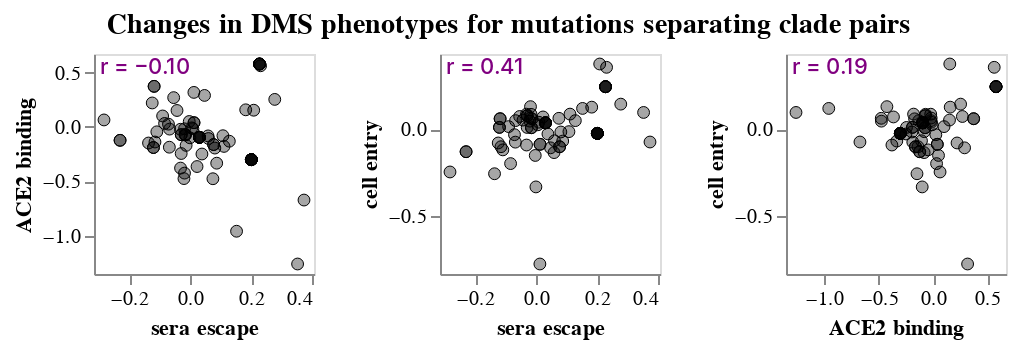

Here is the notebook cell this chart was saved with:
### Markdown cell above
## Phenotype change correlations among clade pairs
Plot correlations between changes in DMS phenotype between all clade pairs.

### Code cell
clade_selection = alt.selection_point(fields=["clade"], on="mouseover", empty=False)

phenotype_scatter_base = (
    alt.Chart(pango_pair_dms_growth_df)
    .add_params(clade_selection)
)

tooltips = [
    "clade",
    "parent",
    "date",
    "spike_new_muts",
    "nonspike_new_muts",
    *[
        alt.Tooltip(p, format=".0f")
        for p in ["change_in_growth_rate", "growth_rate", "parent_growth_rate"]
    ],
    "n_sequences",
    "parent_n_sequences",
]

phenotype_scatter_charts = []
for pheno1, pheno2 in itertools.combinations(phenotypes, 2):
    if split_by_rbd:
        if pheno1.split()[-1] != pheno2.split()[-1]:
            continue
    phenotype_scatter_points = (
        phenotype_scatter_base
        .encode(
            alt.X(pheno1, scale=alt.Scale(nice=False, padding=5)),
            y=alt.Y(pheno2, scale=alt.Scale(nice=False, padding=5)),
            tooltip=[
                *[alt.Tooltip(p, format=".2f") for p in phenotypes],
                *tooltips,
            ],
            size=alt.condition(clade_selection, alt.value(70), alt.value(35)),
            strokeWidth=alt.condition(clade_selection, alt.value(2), alt.value(0.5)),
            stroke=alt.condition(clade_selection, alt.value("red"), alt.value("black")),
        )
        .mark_circle(fill="black", strokeOpacity=1, fillOpacity=0.35)
    )
    phenotype_scatter_r = (
        phenotype_scatter_base
        .transform_regression(pheno1, pheno2, params=True)
        .transform_calculate(
            r=alt.expr.if_(
                alt.datum["coef"][1] >= 0,
                alt.expr.sqrt(alt.datum["rSquared"]),
                -alt.expr.sqrt(alt.datum["rSquared"]),
            ),
            label='"r = " + format(datum.r, ".2f")',
        )
        .mark_text(align="left", color="purple", fontWeight=500, fontSize=11, opacity=1)
        .encode(x=alt.value(3), y=alt.value(7), text=alt.Text("label:N"))
        .properties(width=110, height=110)
    )
    phenotype_scatter_charts.append(phenotype_scatter_points + phenotype_scatter_r)

phenotype_scatter_chart = (
    alt.vconcat(
        *[
            alt.hconcat(*phenotype_scatter_charts[row * len(phenotypes_basic): (row + 1) * len(phenotypes_basic)])
            for row in range(int(math.ceil(len(phenotypes) / len(phenotypes_basic))))
        ],
        spacing=9,
    )
    .configure_axis(grid=False)
    .properties(        
        title=alt.TitleParams(
            "Changes in DMS phenotypes for mutations separating clade pairs",
            anchor="middle",
            fontSize=14,
            dy=-3,
        ),
    )    
)

phenotype_scatter_chart

### Figure 1 — Vega-Lite specification as saved in the notebook (floating-point values rounded to 4 significant figures)
{"config": {"view": {"continuousWidth": 300, "continuousHeight": 300}, "axis": {"grid": false}}, "vconcat": [{"hconcat": [{"layer": [{"mark": {"type": "circle", "fill": "black", "fillOpacity": 0.35, "strokeOpacity": 1}, "encoding": {"size": {"condition": {"param": "param_1", "value": 70, "empty": false}, "value": 35}, "stroke": {"condition": {"param": "param_1", "value": "red", "empty": false}, "value": "black"}, "strokeWidth": {"condition": {"param": "param_1", "value": 2, "empty": false}, "value": 0.5}, "tooltip": [{"field": "sera escape", "format": ".2f", "type": "quantitative"}, {"field": "ACE2 binding", "format": ".2f", "type": "quantitative"}, {"field": "cell entry", "format": ".2f", "type": "quantitative"}, {"field": "clade", "type": "nominal"}, {"field": "parent", "type": "nominal"}, {"field": "date", "type": "nominal"}, {"field": "spike_new_muts", "type": "nominal"}, {"field": "nonspike_new_muts", "type": "nominal"}, {"field": "change_in_growth_rate", "format": ".0f", "type": "quantitative"}, {"field": "growth_rate", "format": ".0f", "type": "quantitative"}, {"field": "parent_growth_rate", "format": ".0f", "type": "quantitative"}, {"field": "n_sequences", "type": "quantitative"}, {"field": "parent_n_sequences", "type": "quantitative"}], "x": {"field": "sera escape", "scale": {"nice": false, "padding": 5}, "type": "quantitative"}, "y": {"field": "ACE2 binding", "scale": {"nice": false, "padding": 5}, "type": "quantitative"}}, "name": "view_1"}, {"mark": {"type": "text", "align": "left", "color": "purple", "fontSize": 11, "fontWeight": 500, "opacity": 1}, "encoding": {"text": {"field": "label", "type": "nominal"}, "x": {"value": 3}, "y": {"value": 7}}, "transform": [{"on": "sera escape", "regression": "ACE2 binding", "params": true}, {"calculate": "if((datum['coef'][1] >= 0),sqrt(datum['rSquared']),(-sqrt(datum['rSquared'])))", "as": "r"}, {"calculate": "\"r = \" + format(datum.r, \".2f\")", "as": "label"}]}], "height": 110, "width": 110}, {"layer": [{"mark": {"type": "circle", "fill": "black", "fillOpacity": 0.35, "strokeOpacity": 1}, "encoding": {"size": {"condition": {"param": "param_1", "value": 70, "empty": false}, "value": 35}, "stroke": {"condition": {"param": "param_1", "value": "red", "empty": false}, "value": "black"}, "strokeWidth": {"condition": {"param": "param_1", "value": 2, "empty": false}, "value": 0.5}, "tooltip": [{"field": "sera escape", "format": ".2f", "type": "quantitative"}, {"field": "ACE2 binding", "format": ".2f", "type": "quantitative"}, {"field": "cell entry", "format": ".2f", "type": "quantitative"}, {"field": "clade", "type": "nominal"}, {"field": "parent", "type": "nominal"}, {"field": "date", "type": "nominal"}, {"field": "spike_new_muts", "type": "nominal"}, {"field": "nonspike_new_muts", "type": "nominal"}, {"field": "change_in_growth_rate", "format": ".0f", "type": "quantitative"}, {"field": "growth_rate", "format": ".0f", "type": "quantitative"}, {"field": "parent_growth_rate", "format": ".0f", "type": "quantitative"}, {"field": "n_sequences", "type": "quantitative"}, {"field": "parent_n_sequences", "type": "quantitative"}], "x": {"field": "sera escape", "scale": {"nice": false, "padding": 5}, "type": "quantitative"}, "y": {"field": "cell entry", "scale": {"nice": false, "padding": 5}, "type": "quantitative"}}, "name": "view_2"}, {"mark": {"type": "text", "align": "left", "color": "purple", "fontSize": 11, "fontWeight": 500, "opacity": 1}, "encoding": {"text": {"field": "label", "type": "nominal"}, "x": {"value": 3}, "y": {"value": 7}}, "transform": [{"on": "sera escape", "regression": "cell entry", "params": true}, {"calculate": "if((datum['coef'][1] >= 0),sqrt(datum['rSquared']),(-sqrt(datum['rSquared'])))", "as": "r"}, {"calculate": "\"r = \" + format(datum.r, \".2f\")", "as": "label"}]}], "height": 110, "width": 110}, {"layer": [{"mark": {"type": "circle", "fill": "black", "fillOpacity": 0.35, "strokeOpacity": 1}, "encoding": {"size": {"condition": {"param": "param_1", "value": 70, "empty": false}, "value": 35}, "stroke": {"condition": {"param": "param_1", "value": "red", "empty": false}, "value": "black"}, "strokeWidth": {"condition": {"param": "param_1", "value": 2, "empty": false}, "value": 0.5}, "tooltip": [{"field": "sera escape", "format": ".2f", "type": "quantitative"}, {"field": "ACE2 binding", "format": ".2f", "type": "quantitative"}, {"field": "cell entry", "format": ".2f", "type": "quantitative"}, {"field": "clade", "type": "nominal"}, {"field": "parent", "type": "nominal"}, {"field": "date", "type": "nominal"}, {"field": "spike_new_muts", "type": "nominal"}, {"field": "nonspike_new_muts", "type": "nominal"}, {"field": "change_in_growth_rate", "format": ".0f", "type": "quantitative"}, {"field": "growth_rate", "format": ".0f", "type": "quantitative"}, {"field": "parent_growth_rate", "format": ".0f", "type": "quantitative"}, {"field": "n_sequences", "type": "quantitative"}, {"field": "parent_n_sequences", "type": "quantitative"}], "x": {"field": "ACE2 binding", "scale": {"nice": false, "padding": 5}, "type": "quantitative"}, "y": {"field": "cell entry", "scale": {"nice": false, "padding": 5}, "type": "quantitative"}}, "name": "view_3"}, {"mark": {"type": "text", "align": "left", "color": "purple", "fontSize": 11, "fontWeight": 500, "opacity": 1}, "encoding": {"text": {"field": "label", "type": "nominal"}, "x": {"value": 3}, "y": {"value": 7}}, "transform": [{"on": "ACE2 binding", "regression": "cell entry", "params": true}, {"calculate": "if((datum['coef'][1] >= 0),sqrt(datum['rSquared']),(-sqrt(datum['rSquared'])))", "as": "r"}, {"calculate": "\"r = \" + format(datum.r, \".2f\")", "as": "label"}]}], "height": 110, "width": 110}]}], "data": {"name": "data-52af0a485ec7700e1208a06d1fb857a3"}, "params": [{"name": "param_1", "select": {"type": "point", "fields": ["clade"], "on": "mouseover"}, "views": ["view_1", "view_2", "view_3"]}], "spacing": 9, "title": {"text": "Changes in DMS phenotypes for mutations separating clade pairs", "anchor": "middle", "dy": -3, "fontSize": 14}, "$schema": "https://vega.github.io/schema/vega-lite/v5.8.0.json", "datasets": {"data-52af0a485ec7700e1208a06d1fb857a3": [{"clade": "XBB.1", "parent": "XBB", "date": "2022-10-03", "n_new_spike_muts": 1, "spike_new_muts": "G252V", "nonspike_new_muts": "", "growth_rate": 1.205, "n_sequences": 17510, "parent_growth_rate": -0.9367, "parent_n_sequences": 1650, "change_in_growth_rate": 2.141, "sera escape": -0.0716, "ACE2 binding": 0.02517, "cell entry": -0.03082}, {"clade": "XBB.2", "parent": "XBB", "date": "2022-10-15", "n_new_spike_muts": 1, "spike_new_muts": "D253G", "nonspike_new_muts": "", "growth_rate": 0.2068, "n_sequences": 1353, "parent_growth_rate": -0.9367, "parent_n_sequences": 1650, "change_in_growth_rate": 1.144, "sera escape": -0.2303, "ACE2 binding": -0.1234, "cell entry": -0.1294}, {"clade": "XBB.1.4", "parent": "XBB.1", "date": "2022-11-06", "n_new_spike_muts": 1, "spike_new_muts": "T883I", "nonspike_new_muts": "ORF8:G8*", "growth_rate": 5.168, "n_sequences": 519, "parent_growth_rate": 1.205, "parent_n_sequences": 17510, "change_in_growth_rate": 3.964, "sera escape": 0.07632, "ACE2 binding": -0.1625, "cell entry": -0.1008}, {"clade": "XBB.1.5", "parent": "XBB.1", "date": "2022-11-08", "n_new_spike_muts": 1, "spike_new_muts": "S486P", "nonspike_new_muts": "ORF8:G8*", "growth_rate": 25.31, "n_sequences": 156404, "parent_growth_rate": 1.205, "parent_n_sequences": 17510, "change_in_growth_rate": 24.1, "sera escape": 0.2269, "ACE2 binding": 0.5783, "cell entry": 0.247}, {"clade": "XBB.1.16", "parent": "XBB.1", "date": "2023-03-05", "n_new_spike_muts": 3, "spike_new_muts": "K478R; S486P; E180V", "nonspike_new_muts": "ORF1a:L3829F; ORF1b:D1746Y; ORF8:G8*; ORF9b:I5T; ORF9b:N55S", "growth_rate": 40.14, "n_sequences": 25010, "parent_growth_rate": 1.205, "parent_n_sequences": 17510, "change_in_growth_rate": 38.94, "sera escape": 0.2303, "ACE2 binding": 0.5619, "cell entry": 0.3594}, {"clade": "XBB.1.22", "parent": "XBB.1", "date": "2023-03-19", "n_new_spike_muts": 1, "spike_new_muts": "S486P", "nonspike_new_muts": "ORF8:G8*; ORF9b:I5T", "growth_rate": 41.14, "n_sequences": 417, "parent_growth_rate": 1.205, "parent_n_sequences": 17510, "change_in_growth_rate": 39.94, "sera escape": 0.2269, "ACE2 binding": 0.5783, "cell entry": 0.247}, {"clade": "XBB.1.42", "parent": "XBB.1", "date": "2023-05-31", "n_new_spike_muts": 2, "spike_new_muts": "S486P; Q613H", "nonspike_new_muts": "ORF1a:T4175I; ORF8:G8*; ORF9b:I5T", "growth_rate": 41.4, "n_sequences": 447, "parent_growth_rate": 1.205, "parent_n_sequences": 17510, "change_in_growth_rate": 40.2, "sera escape": 0.2078, "ACE2 binding": 0.1534, "cell entry": 0.3785}, {"clade": "XBB.1.4.1", "parent": "XBB.1.4", "date": "2022-11-25", "n_new_spike_muts": 1, "spike_new_muts": "S673G", "nonspike_new_muts": "", "growth_rate": 3.376, "n_sequences": 1455, "parent_growth_rate": 5.168, "parent_n_sequences": 519, "change_in_growth_rate": -1.792, "sera escape": 0.01171, "ACE2 binding": 0.3172, "cell entry": -0.7797}, {"clade": "XBB.1.5.1", "parent": "XBB.1.5", "date": "2023-01-28", "n_new_spike_muts": 1, "spike_new_muts": "T573I", "nonspike_new_muts": "", "growth_rate": 29.25, "n_sequences": 3285, "parent_growth_rate": 25.31, "parent_n_sequences": 156404, "change_in_growth_rate": 3.938, "sera escape": -0.02976, "ACE2 binding": -0.07144, "cell entry": 0.07914}, {"clade": "XBB.1.5.2", "parent": "XBB.1.5", "date": "2023-01-29", "n_new_spike_muts": 2, "spike_new_muts": "K147I; T284I", "nonspike_new_muts": "", "growth_rate": 27.32, "n_sequences": 975, "parent_growth_rate": 25.31, "parent_n_sequences": 156404, "change_in_growth_rate": 2.008, "sera escape": -0.02996, "ACE2 binding": -0.2448, "cell entry": 0.01103}, {"clade": "XBB.1.5.4", "parent": "XBB.1.5", "date": "2023-02-10", "n_new_spike_muts": 1, "spike_new_muts": "T883I", "nonspike_new_muts": "", "growth_rate": 29.9, "n_sequences": 2023, "parent_growth_rate": 25.31, "parent_n_sequences": 156404, "change_in_growth_rate": 4.592, "sera escape": 0.07632, "ACE2 binding": -0.1625, "cell entry": -0.1008}, {"clade": "XBB.1.5.5", "parent": "XBB.1.5", "date": "2023-02-10", "n_new_spike_muts": 1, "spike_new_muts": "K1181I", "nonspike_new_muts": "ORF1a:S2246L", "growth_rate": 29.69, "n_sequences": 1054, "parent_growth_rate": 25.31, "parent_n_sequences": 156404, "change_in_growth_rate": 4.385, "sera escape": -0.003512, "ACE2 binding": 0.04976, "cell entry": -0.1511}, {"clade": "XBB.1.5.10", "parent": "XBB.1.5", "date": "2023-02-10", "n_new_spike_muts": 1, "spike_new_muts": "F456L", "nonspike_new_muts": "ORF1b:A1643V", "growth_rate": 37.89, "n_sequences": 2176, "parent_growth_rate": 25.31, "parent_n_sequences": 156404, "change_in_growth_rate": 12.58, "sera escape": 0.2001, "ACE2 binding": -0.3013, "cell entry": -0.02328}, {"clade": "XBB.1.5.12", "parent": "XBB.1.5", "date": "2023-02-19", "n_new_spike_muts": 1, "spike_new_muts": "T323I", "nonspike_new_muts": "", "growth_rate": 28.78, "n_sequences": 2303, "parent_growth_rate": 25.31, "parent_n_sequences": 156404, "change_in_growth_rate": 3.467, "sera escape": -0.137, "ACE2 binding": -0.1482, "cell entry": -0.257}, {"clade": "XBB.1.5.25", "parent": "XBB.1.5", "date": "2023-03-18", "n_new_spike_muts": 1, "spike_new_muts": "K97T", "nonspike_new_muts": "", "growth_rate": 25.8, "n_sequences": 661, "parent_growth_rate": 25.31, "parent_n_sequences": 156404, "change_in_growth_rate": 0.4916, "sera escape": 0.1069, "ACE2 binding": -0.08113, "cell entry": -0.01326}, {"clade": "XBB.1.5.28", "parent": "XBB.1.5", "date": "2023-03-22", "n_new_spike_muts": 1, "spike_new_muts": "K478R", "nonspike_new_muts": "", "growth_rate": 35.07, "n_sequences": 761, "parent_growth_rate": 25.31, "parent_n_sequences": 156404, "change_in_growth_rate": 9.764, "sera escape": 0.02994, "ACE2 binding": -0.09573, "cell entry": 0.03784}, {"clade": "XBB.1.5.30", "parent": "XBB.1.5", "date": "2023-03-22", "n_new_spike_muts": 1, "spike_new_muts": "A348T", "nonspike_new_muts": "", "growth_rate": 30.41, "n_sequences": 808, "parent_growth_rate": 25.31, "parent_n_sequences": 156404, "change_in_growth_rate": 5.101, "sera escape": 0.008368, "ACE2 binding": -0.01643, "cell entry": 0.04135}, {"clade": "XBB.1.5.35", "parent": "XBB.1.5", "date": "2023-03-24", "n_new_spike_muts": 1, "spike_new_muts": "N978S", "nonspike_new_muts": "", "growth_rate": 28.96, "n_sequences": 1292, "parent_growth_rate": 25.31, "parent_n_sequences": 156404, "change_in_growth_rate": 3.653, "sera escape": -0.1159, "ACE2 binding": -0.1391, "cell entry": -0.1005}, {"clade": "XBB.1.5.37", "parent": "XBB.1.5", "date": "2023-03-27", "n_new_spike_muts": 1, "spike_new_muts": "K1045R", "nonspike_new_muts": "", "growth_rate": 33.53, "n_sequences": 3551, "parent_growth_rate": 25.31, "parent_n_sequences": 156404, "change_in_growth_rate": 8.224, "sera escape": 0.05959, "ACE2 binding": -0.1069, "cell entry": -0.06603}, {"clade": "XBB.1.5.50", "parent": "XBB.1.5", "date": "2023-04-26", "n_new_spike_muts": 1, "spike_new_muts": "P621S", "nonspike_new_muts": "N:T49I; ORF1a:A2097V", "growth_rate": 29.06, "n_sequences": 591, "parent_growth_rate": 25.31, "parent_n_sequences": 156404, "change_in_growth_rate": 3.755, "sera escape": -0.1209, "ACE2 binding": -0.1898, "cell entry": 0.01162}, {"clade": "XBB.1.5.56", "parent": "XBB.1.5", "date": "2023-05-05", "n_new_spike_muts": 1, "spike_new_muts": "A852S", "nonspike_new_muts": "", "growth_rate": 27.85, "n_sequences": 537, "parent_growth_rate": 25.31, "parent_n_sequences": 156404, "change_in_growth_rate": 2.538, "sera escape": -0.1249, "ACE2 binding": 0.2201, "cell entry": -0.0788}, {"clade": "XBB.1.5.59", "parent": "XBB.1.5", "date": "2023-05-06", "n_new_spike_muts": 1, "spike_new_muts": "F456L", "nonspike_new_muts": "ORF1a:S2822P", "growth_rate": 39.84, "n_sequences": 719, "parent_growth_rate": 25.31, "parent_n_sequences": 156404, "change_in_growth_rate": 14.54, "sera escape": 0.2001, "ACE2 binding": -0.3013, "cell entry": -0.02328}, {"clade": "XBB.1.5.70", "parent": "XBB.1.5", "date": "2023-05-22", "n_new_spike_muts": 2, "spike_new_muts": "L455F; F456L", "nonspike_new_muts": "ORF1a:A4068S; ORF8:P38S", "growth_rate": 45.16, "n_sequences": 499, "parent_growth_rate": 25.31, "parent_n_sequences": 156404, "change_in_growth_rate": 19.85, "sera escape": 0.3517, "ACE2 binding": -1.261, "cell entry": 0.09792}, {"clade": "XBB.1.5.72", "parent": "XBB.1.5", "date": "2023-05-31", "n_new_spike_muts": 1, "spike_new_muts": "F456L", "nonspike_new_muts": "ORF1a:G445S", "growth_rate": 45.74, "n_sequences": 1477, "parent_growth_rate": 25.31, "parent_n_sequences": 156404, "change_in_growth_rate": 20.44, "sera escape": 0.2001, "ACE2 binding": -0.3013, "cell entry": -0.02328}, {"clade": "XBB.1.5.91", "parent": "XBB.1.5", "date": "2023-07-10", "n_new_spike_muts": 1, "spike_new_muts": "P621S", "nonspike_new_muts": "", "growth_rate": 28.66, "n_sequences": 657, "parent_growth_rate": 25.31, "parent_n_sequences": 156404, "change_in_growth_rate": 3.355, "sera escape": -0.1209, "ACE2 binding": -0.1898, "cell entry": 0.01162}, {"clade": "XBB.1.5.97", "parent": "XBB.1.5", "date": "2023-07-24", "n_new_spike_muts": 1, "spike_new_muts": "T941S", "nonspike_new_muts": "", "growth_rate": 31.39, "n_sequences": 409, "parent_growth_rate": 25.31, "parent_n_sequences": 156404, "change_in_growth_rate": 6.082, "sera escape": -0.01727, "ACE2 binding": -0.07001, "cell entry": 0.0871}, {"clade": "XBB.1.5.100", "parent": "XBB.1.5", "date": "2023-08-02", "n_new_spike_muts": 1, "spike_new_muts": "V1122M", "nonspike_new_muts": "", "growth_rate": 31.15, "n_sequences": 597, "parent_growth_rate": 25.31, "parent_n_sequences": 156404, "change_in_growth_rate": 5.838, "sera escape": 0.01212, "ACE2 binding": 0.03866, "cell entry": -0.08652}, {"clade": "EM.1", "parent": "XBB.1.5.7", "date": "2023-02-26", "n_new_spike_muts": 1, "spike_new_muts": "R214L", "nonspike_new_muts": "", "growth_rate": 24.58, "n_sequences": 598, "parent_growth_rate": 24.67, "parent_n_sequences": 6252, "change_in_growth_rate": -0.08633, "sera escape": 0.05816, "ACE2 binding": -0.08279, "cell entry": -0.1346}, {"clade": "EK.2", "parent": "XBB.1.5.13", "date": "2023-02-26", "n_new_spike_muts": 1, "spike_new_muts": "T259I", "nonspike_new_muts": "ORF1a:L3829F", "growth_rate": 25.84, "n_sequences": 403, "parent_growth_rate": 25.82, "parent_n_sequences": 6375, "change_in_growth_rate": 0.02014, "sera escape": -0.01375, "ACE2 binding": -0.1702, "cell entry": 0.06108}, {"clade": "EL.1", "parent": "XBB.1.5.14", "date": "2023-02-21", "n_new_spike_muts": 1, "spike_new_muts": "Q675H", "nonspike_new_muts": "", "growth_rate": 27.61, "n_sequences": 1201, "parent_growth_rate": 24.5, "parent_n_sequences": 911, "change_in_growth_rate": 3.102, "sera escape": -0.001338, "ACE2 binding": -0.1003, "cell entry": -0.3333}, {"clade": "FD.2", "parent": "XBB.1.5.15", "date": "2023-03-27", "n_new_spike_muts": 1, "spike_new_muts": "Q146K", "nonspike_new_muts": "ORF1a:G519S", "growth_rate": 26.36, "n_sequences": 2569, "parent_growth_rate": 26.15, "parent_n_sequences": 4535, "change_in_growth_rate": 0.218, "sera escape": -0.06804, "ACE2 binding": -0.02033, "cell entry": 0.05065}, {"clade": "GF.1", "parent": "XBB.1.5.24", "date": "2023-05-23", "n_new_spike_muts": 1, "spike_new_muts": "E748V", "nonspike_new_muts": "", "growth_rate": 38.84, "n_sequences": 1193, "parent_growth_rate": 28.27, "parent_n_sequences": 3234, "change_in_growth_rate": 10.57, "sera escape": 0.07404, "ACE2 binding": -0.4767, "cell entry": 0.06399}, {"clade": "GB.1", "parent": "XBB.1.5.46", "date": "2023-05-06", "n_new_spike_muts": 1, "spike_new_muts": "L518V", "nonspike_new_muts": "ORF8:V62L; ORF9b:I5T", "growth_rate": 37.04, "n_sequences": 731, "parent_growth_rate": 26.77, "parent_n_sequences": 1594, "change_in_growth_rate": 10.27, "sera escape": 0.02201, "ACE2 binding": -0.3646, "cell entry": 0.07188}, {"clade": "HT.2", "parent": "XBB.1.5.49", "date": "2023-07-26", "n_new_spike_muts": 1, "spike_new_muts": "T51I", "nonspike_new_muts": "", "growth_rate": 33.02, "n_sequences": 528, "parent_growth_rate": 30.79, "parent_n_sequences": 3154, "change_in_growth_rate": 2.231, "sera escape": -0.01601, "ACE2 binding": -0.07416, "cell entry": 0.00951}, {"clade": "GK.1", "parent": "XBB.1.5.70", "date": "2023-06-06", "n_new_spike_muts": 1, "spike_new_muts": "S704L", "nonspike_new_muts": "ORF3a:T89I", "growth_rate": 49.44, "n_sequences": 652, "parent_growth_rate": 45.16, "parent_n_sequences": 499, "change_in_growth_rate": 4.28, "sera escape": -0.05457, "ACE2 binding": 0.2691, "cell entry": 0.07445}, {"clade": "GK.1.1", "parent": "GK.1", "date": "2023-07-13", "n_new_spike_muts": 1, "spike_new_muts": "T573I", "nonspike_new_muts": "", "growth_rate": 60.48, "n_sequences": 1205, "parent_growth_rate": 49.44, "parent_n_sequences": 652, "change_in_growth_rate": 11.04, "sera escape": -0.02976, "ACE2 binding": -0.07144, "cell entry": 0.07914}, {"clade": "GN.1", "parent": "XBB.1.5.73", "date": "2023-06-10", "n_new_spike_muts": 1, "spike_new_muts": "F456L", "nonspike_new_muts": "ORF1a:T3356I; ORF3a:G18V", "growth_rate": 47.77, "n_sequences": 513, "parent_growth_rate": 33.26, "parent_n_sequences": 1111, "change_in_growth_rate": 14.52, "sera escape": 0.2001, "ACE2 binding": -0.3013, "cell entry": -0.02328}, {"clade": "XBB.1.9.1", "parent": "XBB.1.9", "date": "2023-01-09", "n_new_spike_muts": 1, "spike_new_muts": "S486P", "nonspike_new_muts": "", "growth_rate": 33.18, "n_sequences": 14817, "parent_growth_rate": 8.708, "parent_n_sequences": 986, "change_in_growth_rate": 24.47, "sera escape": 0.2269, "ACE2 binding": 0.5783, "cell entry": 0.247}, {"clade": "XBB.1.9.2", "parent": "XBB.1.9", "date": "2023-02-03", "n_new_spike_muts": 1, "spike_new_muts": "S486P", "nonspike_new_muts": "", "growth_rate": 33.38, "n_sequences": 6967, "parent_growth_rate": 8.708, "parent_n_sequences": 986, "change_in_growth_rate": 24.67, "sera escape": 0.2269, "ACE2 binding": 0.5783, "cell entry": 0.247}, {"clade": "FL.1", "parent": "XBB.1.9.1", "date": "2023-04-04", "n_new_spike_muts": 1, "spike_new_muts": "A701V", "nonspike_new_muts": "ORF1a:G993S", "growth_rate": 35.02, "n_sequences": 639, "parent_growth_rate": 33.18, "parent_n_sequences": 14817, "change_in_growth_rate": 1.834, "sera escape": 0.004834, "ACE2 binding": -0.0089, "cell entry": 0.02643}, {"clade": "FL.7", "parent": "XBB.1.9.1", "date": "2023-05-06", "n_new_spike_muts": 1, "spike_new_muts": "T51I", "nonspike_new_muts": "", "growth_rate": 37.23, "n_sequences": 432, "parent_growth_rate": 33.18, "parent_n_sequences": 14817, "change_in_growth_rate": 4.047, "sera escape": -0.01601, "ACE2 binding": -0.07416, "cell entry": 0.00951}, {"clade": "FL.14", "parent": "XBB.1.9.1", "date": "2023-05-23", "n_new_spike_muts": 1, "spike_new_muts": "V1122M", "nonspike_new_muts": "", "growth_rate": 39.42, "n_sequences": 718, "parent_growth_rate": 33.18, "parent_n_sequences": 14817, "change_in_growth_rate": 6.241, "sera escape": 0.01212, "ACE2 binding": 0.03866, "cell entry": -0.08652}, {"clade": "FL.15", "parent": "XBB.1.9.1", "date": "2023-05-29", "n_new_spike_muts": 1, "spike_new_muts": "F456L", "nonspike_new_muts": "ORF1a:E637K", "growth_rate": 46.11, "n_sequences": 1359, "parent_growth_rate": 33.18, "parent_n_sequences": 14817, "change_in_growth_rate": 12.93, "sera escape": 0.2001, "ACE2 binding": -0.3013, "cell entry": -0.02328}, {"clade": "FL.16", "parent": "XBB.1.9.1", "date": "2023-05-30", "n_new_spike_muts": 1, "spike_new_muts": "D215V", "nonspike_new_muts": "", "growth_rate": 42.5, "n_sequences": 524, "parent_growth_rate": 33.18, "parent_n_sequences": 14817, "change_in_growth_rate": 9.32, "sera escape": -0.08437, "ACE2 binding": 0.03181, "cell entry": -0.1983}, {"clade": "FL.20", "parent": "XBB.1.9.1", "date": "2023-06-29", "n_new_spike_muts": 2, "spike_new_muts": "Q52H; F456L", "nonspike_new_muts": "ORF1a:I2010V; ORF3a:L108F", "growth_rate": 54.64, "n_sequences": 544, "parent_growth_rate": 33.18, "parent_n_sequences": 14817, "change_in_growth_rate": 21.46, "sera escape": 0.1279, "ACE2 binding": -0.1316, "cell entry": 0.05056}, {"clade": "FL.24", "parent": "XBB.1.9.1", "date": "2023-07-09", "n_new_spike_muts": 2, "spike_new_muts": "Q613H; A688V", "nonspike_new_muts": "ORF1b:I539V; ORF3a:N82S", "growth_rate": 47.56, "n_sequences": 420, "parent_growth_rate": 33.18, "parent_n_sequences": 14817, "change_in_growth_rate": 14.38, "sera escape": -0.02087, "ACE2 binding": -0.4753, "cell entry": 0.04751}, {"clade": "FL.1.5", "parent": "FL.1", "date": "2023-06-06", "n_new_spike_muts": 1, "spike_new_muts": "F456L", "nonspike_new_muts": "ORF1b:K2557R", "growth_rate": 45.47, "n_sequences": 498, "parent_growth_rate": 35.02, "parent_n_sequences": 639, "change_in_growth_rate": 10.45, "sera escape": 0.2001, "ACE2 binding": -0.3013, "cell entry": -0.02328}, {"clade": "FL.1.5.1", "parent": "FL.1.5", "date": "2023-06-06", "n_new_spike_muts": 1, "spike_new_muts": "K478R", "nonspike_new_muts": "ORF1b:S2198I", "growth_rate": 58.53, "n_sequences": 4724, "parent_growth_rate": 45.47, "parent_n_sequences": 498, "change_in_growth_rate": 13.06, "sera escape": 0.02994, "ACE2 binding": -0.09573, "cell entry": 0.03784}, {"clade": "FL.10.1", "parent": "FL.10", "date": "2023-06-10", "n_new_spike_muts": 1, "spike_new_muts": "E554K", "nonspike_new_muts": "", "growth_rate": 48.46, "n_sequences": 1313, "parent_growth_rate": 31.84, "parent_n_sequences": 1335, "change_in_growth_rate": 16.62, "sera escape": 0.08039, "ACE2 binding": -0.1947, "cell entry": -0.0152}, {"clade": "EG.1", "parent": "XBB.1.9.2", "date": "2023-02-19", "n_new_spike_muts": 1, "spike_new_muts": "Q613H", "nonspike_new_muts": "N:L219F", "growth_rate": 35.99, "n_sequences": 7614, "parent_growth_rate": 33.38, "parent_n_sequences": 6967, "change_in_growth_rate": 2.618, "sera escape": -0.01907, "ACE2 binding": -0.4249, "cell entry": 0.1315}, {"clade": "EG.2", "parent": "XBB.1.9.2", "date": "2023-04-04", "n_new_spike_muts": 1, "spike_new_muts": "K478R", "nonspike_new_muts": "", "growth_rate": 41.74, "n_sequences": 2159, "parent_growth_rate": 33.38, "parent_n_sequences": 6967, "change_in_growth_rate": 8.362, "sera escape": 0.02994, "ACE2 binding": -0.09573, "cell entry": 0.03784}, {"clade": "HK.3", "parent": "EG.5.1.1", "date": "2023-07-23", "n_new_spike_muts": 1, "spike_new_muts": "L455F", "nonspike_new_muts": "", "growth_rate": 77.37, "n_sequences": 2149, "parent_growth_rate": 55.32, "parent_n_sequences": 15781, "change_in_growth_rate": 22.05, "sera escape": 0.1516, "ACE2 binding": -0.9594, "cell entry": 0.1212}, {"clade": "HK.6", "parent": "EG.5.1.1", "date": "2023-08-24", "n_new_spike_muts": 1, "spike_new_muts": "D253G", "nonspike_new_muts": "ORF1a:A1923T", "growth_rate": 60.49, "n_sequences": 646, "parent_growth_rate": 55.32, "parent_n_sequences": 15781, "change_in_growth_rate": 5.164, "sera escape": -0.2303, "ACE2 binding": -0.1234, "cell entry": -0.1294}, {"clade": "EG.5.1.6", "parent": "EG.5.1", "date": "2023-07-23", "n_new_spike_muts": 1, "spike_new_muts": "F157L", "nonspike_new_muts": "ORF1a:S1857L", "growth_rate": 59.1, "n_sequences": 1193, "parent_growth_rate": 52.55, "parent_n_sequences": 9915, "change_in_growth_rate": 6.553, "sera escape": 0.04657, "ACE2 binding": 0.2894, "cell entry": -0.107}, {"clade": "HV.1", "parent": "EG.5.1.6", "date": "2023-08-02", "n_new_spike_muts": 1, "spike_new_muts": "L452R", "nonspike_new_muts": "", "growth_rate": 69.43, "n_sequences": 1645, "parent_growth_rate": 59.1, "parent_n_sequences": 1193, "change_in_growth_rate": 10.33, "sera escape": 0.1816, "ACE2 binding": 0.1571, "cell entry": 0.1286}, {"clade": "XBB.1.16.1", "parent": "XBB.1.16", "date": "2023-03-22", "n_new_spike_muts": 1, "spike_new_muts": "T547I", "nonspike_new_muts": "", "growth_rate": 39.85, "n_sequences": 8686, "parent_growth_rate": 40.14, "parent_n_sequences": 25010, "change_in_growth_rate": -0.2868, "sera escape": 0.03809, "ACE2 binding": -0.2494, "cell entry": -0.02672}, {"clade": "XBB.1.16.6", "parent": "XBB.1.16", "date": "2023-05-07", "n_new_spike_muts": 1, "spike_new_muts": "F456L", "nonspike_new_muts": "", "growth_rate": 54.57, "n_sequences": 4935, "parent_growth_rate": 40.14, "parent_n_sequences": 25010, "change_in_growth_rate": 14.43, "sera escape": 0.2001, "ACE2 binding": -0.3013, "cell entry": -0.02328}, {"clade": "XBB.1.16.7", "parent": "XBB.1.16", "date": "2023-05-25", "n_new_spike_muts": 1, "spike_new_muts": "T732I", "nonspike_new_muts": "ORF1a:Y1090H", "growth_rate": 42.28, "n_sequences": 502, "parent_growth_rate": 40.14, "parent_n_sequences": 25010, "change_in_growth_rate": 2.143, "sera escape": -0.1187, "ACE2 binding": 0.3729, "cell entry": 0.06165}, {"clade": "XBB.1.16.8", "parent": "XBB.1.16", "date": "2023-05-26", "n_new_spike_muts": 1, "spike_new_muts": "T732I", "nonspike_new_muts": "", "growth_rate": 43.52, "n_sequences": 600, "parent_growth_rate": 40.14, "parent_n_sequences": 25010, "change_in_growth_rate": 3.379, "sera escape": -0.1187, "ACE2 binding": 0.3729, "cell entry": 0.06165}, {"clade": "XBB.1.16.9", "parent": "XBB.1.16", "date": "2023-05-30", "n_new_spike_muts": 1, "spike_new_muts": "F456L", "nonspike_new_muts": "ORF1a:S2500F", "growth_rate": 50.8, "n_sequences": 652, "parent_growth_rate": 40.14, "parent_n_sequences": 25010, "change_in_growth_rate": 10.66, "sera escape": 0.2001, "ACE2 binding": -0.3013, "cell entry": -0.02328}, {"clade": "XBB.1.16.11", "parent": "XBB.1.16", "date": "2023-06-14", "n_new_spike_muts": 1, "spike_new_muts": "P521T", "nonspike_new_muts": "", "growth_rate": 52.58, "n_sequences": 2717, "parent_growth_rate": 40.14, "parent_n_sequences": 25010, "change_in_growth_rate": 12.44, "sera escape": -0.1098, "ACE2 binding": -0.04532, "cell entry": -0.1188}, {"clade": "XBB.1.16.15", "parent": "XBB.1.16", "date": "2023-07-13", "n_new_spike_muts": 2, "spike_new_muts": "K147N; P521S", "nonspike_new_muts": "", "growth_rate": 56.99, "n_sequences": 1255, "parent_growth_rate": 40.14, "parent_n_sequences": 25010, "change_in_growth_rate": 16.85, "sera escape": 0.08649, "ACE2 binding": -0.3337, "cell entry": -0.06778}, {"clade": "FU.2.1", "parent": "FU.2", "date": "2023-06-20", "n_new_spike_muts": 1, "spike_new_muts": "E619Q", "nonspike_new_muts": "ORF1a:T2106N", "growth_rate": 48.02, "n_sequences": 870, "parent_growth_rate": 44.17, "parent_n_sequences": 1237, "change_in_growth_rate": 3.853, "sera escape": -0.06871, "ACE2 binding": -0.1867, "cell entry": -0.07397}, {"clade": "HF.1", "parent": "XBB.1.16.13", "date": "2023-07-14", "n_new_spike_muts": 1, "spike_new_muts": "K304N", "nonspike_new_muts": "", "growth_rate": 51.64, "n_sequences": 2161, "parent_growth_rate": 39.88, "parent_n_sequences": 415, "change_in_growth_rate": 11.76, "sera escape": -0.03204, "ACE2 binding": -0.3787, "cell entry": -0.09076}, {"clade": "XBB.1.22.1", "parent": "XBB.1.22", "date": "2023-03-19", "n_new_spike_muts": 1, "spike_new_muts": "Y200C", "nonspike_new_muts": "", "growth_rate": 40.95, "n_sequences": 881, "parent_growth_rate": 41.14, "parent_n_sequences": 417, "change_in_growth_rate": -0.1922, "sera escape": 0.3727, "ACE2 binding": -0.6727, "cell entry": -0.07328}, {"clade": "FY.2", "parent": "XBB.1.22.1", "date": "2023-05-04", "n_new_spike_muts": 1, "spike_new_muts": "I197T", "nonspike_new_muts": "ORF1b:S997P", "growth_rate": 43.35, "n_sequences": 714, "parent_growth_rate": 40.95, "parent_n_sequences": 881, "change_in_growth_rate": 2.4, "sera escape": -0.0908, "ACE2 binding": 0.1005, "cell entry": 0.01591}, {"clade": "FY.5", "parent": "XBB.1.22.1", "date": "2023-06-12", "n_new_spike_muts": 1, "spike_new_muts": "K478R", "nonspike_new_muts": "", "growth_rate": 47.42, "n_sequences": 708, "parent_growth_rate": 40.95, "parent_n_sequences": 881, "change_in_growth_rate": 6.475, "sera escape": 0.02994, "ACE2 binding": -0.09573, "cell entry": 0.03784}, {"clade": "FY.2.1", "parent": "FY.2", "date": "2023-07-23", "n_new_spike_muts": 1, "spike_new_muts": "A684V", "nonspike_new_muts": "ORF1a:T1874I", "growth_rate": 43.97, "n_sequences": 452, "parent_growth_rate": 43.35, "parent_n_sequences": 714, "change_in_growth_rate": 0.6197, "sera escape": -0.283, "ACE2 binding": 0.06389, "cell entry": -0.2468}, {"clade": "FY.3.1", "parent": "FY.3", "date": "2023-05-24", "n_new_spike_muts": 1, "spike_new_muts": "I210T", "nonspike_new_muts": "ORF1a:D1282Y; ORF1a:T1760I", "growth_rate": 47.9, "n_sequences": 1725, "parent_growth_rate": 47.33, "parent_n_sequences": 615, "change_in_growth_rate": 0.5668, "sera escape": -0.01894, "ACE2 binding": -0.01793, "cell entry": 0.06572}, {"clade": "XBB.2.3", "parent": "XBB.2", "date": "2023-01-31", "n_new_spike_muts": 2, "spike_new_muts": "S486P; P521S", "nonspike_new_muts": "ORF1b:P959S; ORF1a:G2091S; ORF7a:A13V", "growth_rate": 38.73, "n_sequences": 5190, "parent_growth_rate": 0.2068, "parent_n_sequences": 1353, "change_in_growth_rate": 38.52, "sera escape": 0.2768, "ACE2 binding": 0.2528, "cell entry": 0.1461}, {"clade": "XBB.2.4", "parent": "XBB.2", "date": "2023-02-03", "n_new_spike_muts": 1, "spike_new_muts": "S486P", "nonspike_new_muts": "", "growth_rate": 23.51, "n_sequences": 543, "parent_growth_rate": 0.2068, "parent_n_sequences": 1353, "change_in_growth_rate": 23.3, "sera escape": 0.2269, "ACE2 binding": 0.5783, "cell entry": 0.247}, {"clade": "XBB.2.3.2", "parent": "XBB.2.3", "date": "2023-03-24", "n_new_spike_muts": 1, "spike_new_muts": "G184V", "nonspike_new_muts": "ORF1a:R2159W", "growth_rate": 40.62, "n_sequences": 1983, "parent_growth_rate": 38.73, "parent_n_sequences": 5190, "change_in_growth_rate": 1.886, "sera escape": -0.04363, "ACE2 binding": 0.1508, "cell entry": 0.05378}, {"clade": "XBB.2.3.3", "parent": "XBB.2.3", "date": "2023-04-04", "n_new_spike_muts": 1, "spike_new_muts": "K182N", "nonspike_new_muts": "", "growth_rate": 41.95, "n_sequences": 1054, "parent_growth_rate": 38.73, "parent_n_sequences": 5190, "change_in_growth_rate": 3.219, "sera escape": -0.0323, "ACE2 binding": -0.02203, "cell entry": 0.08785}, {"clade": "XBB.2.3.5", "parent": "XBB.2.3", "date": "2023-04-12", "n_new_spike_muts": 1, "spike_new_muts": "K478N", "nonspike_new_muts": "", "growth_rate": 40.12, "n_sequences": 479, "parent_growth_rate": 38.73, "parent_n_sequences": 5190, "change_in_growth_rate": 1.391, "sera escape": 0.1104, "ACE2 binding": -0.1795, "cell entry": 0.08826}, {"clade": "XBB.2.3.8", "parent": "XBB.2.3", "date": "2023-05-01", "n_new_spike_muts": 1, "spike_new_muts": "K478R", "nonspike_new_muts": "ORF1a:A583V; ORF1a:L3829F", "growth_rate": 42.73, "n_sequences": 1877, "parent_growth_rate": 38.73, "parent_n_sequences": 5190, "change_in_growth_rate": 4.002, "sera escape": 0.02994, "ACE2 binding": -0.09573, "cell entry": 0.03784}, {"clade": "XBB.2.3.11", "parent": "XBB.2.3", "date": "2023-05-07", "n_new_spike_muts": 1, "spike_new_muts": "K478R", "nonspike_new_muts": "", "growth_rate": 44.76, "n_sequences": 833, "parent_growth_rate": 38.73, "parent_n_sequences": 5190, "change_in_growth_rate": 6.028, "sera escape": 0.02994, "ACE2 binding": -0.09573, "cell entry": 0.03784}]}}
